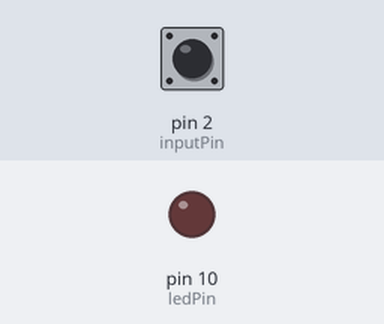
The sketch below on a simulated Arduino Uno, built with avr-gcc and run on an emulated ATmega328P. Shown: output pins drawn as LEDs (lit = HIGH). Inputs (shaded band) come from the test bench; at power-on: pin 2 (inputPin) LOW.

Above: at 1.2 s.
1.3 s: pin 2 (inputPin) driven HIGH
At 2.1 s:
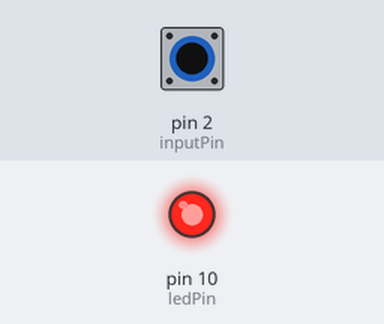
2.8 s: pin 2 (inputPin) driven LOW
At 3.3 s:
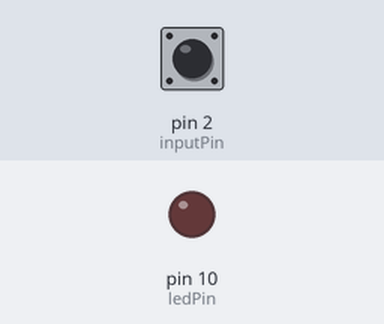
Timing chart, 0 to 5.8 s (numbered marks = the images above; inputs shaded):
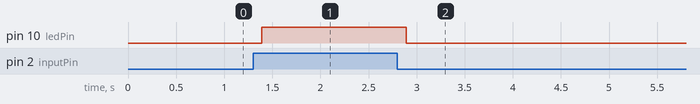

The sketch:

sketch.ino
```cpp
const int ledPin = 10;
const int inputPin =2;
const int bouncedelay =10;

boolean debounce(int pin)
{
  boolean state;
  boolean prevstate;
prevstate = digitalRead(pin);
for(int count=0; count<bouncedelay; count++)
{
  delay(10);
  state =  digitalRead(pin);
  if(state!=prevstate)
  {
    count =0;
    prevstate = state;
  }
}
return state;

}

void setup() {
  pinMode(ledPin, OUTPUT);
  pinMode(inputPin, INPUT);
  // put your setup code here, to run once:

}

void loop() {
  if(debounce(inputPin) == true)
  {
    digitalWrite(ledPin, HIGH);
  }
  else{
    digitalWrite(ledPin, LOW);
  }
  // put your main code here, to run repeatedly:

}
```

Measured:
- after the input at 1.3 s, pin 10 (ledPin): LOW → HIGH after 0.09 s
- after the input at 2.8 s, pin 10 (ledPin): HIGH → LOW after 0.09 s
